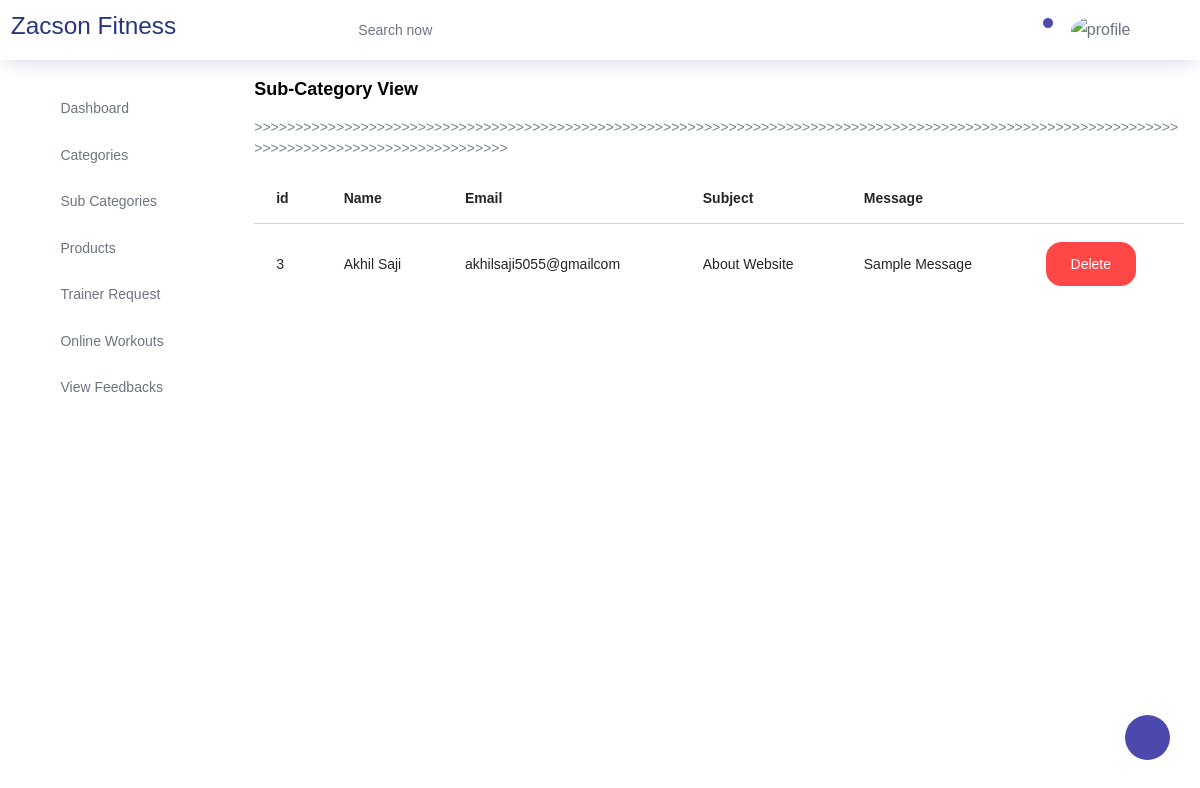
Page /Backend/view_feedback_page/ on the earlier database version.
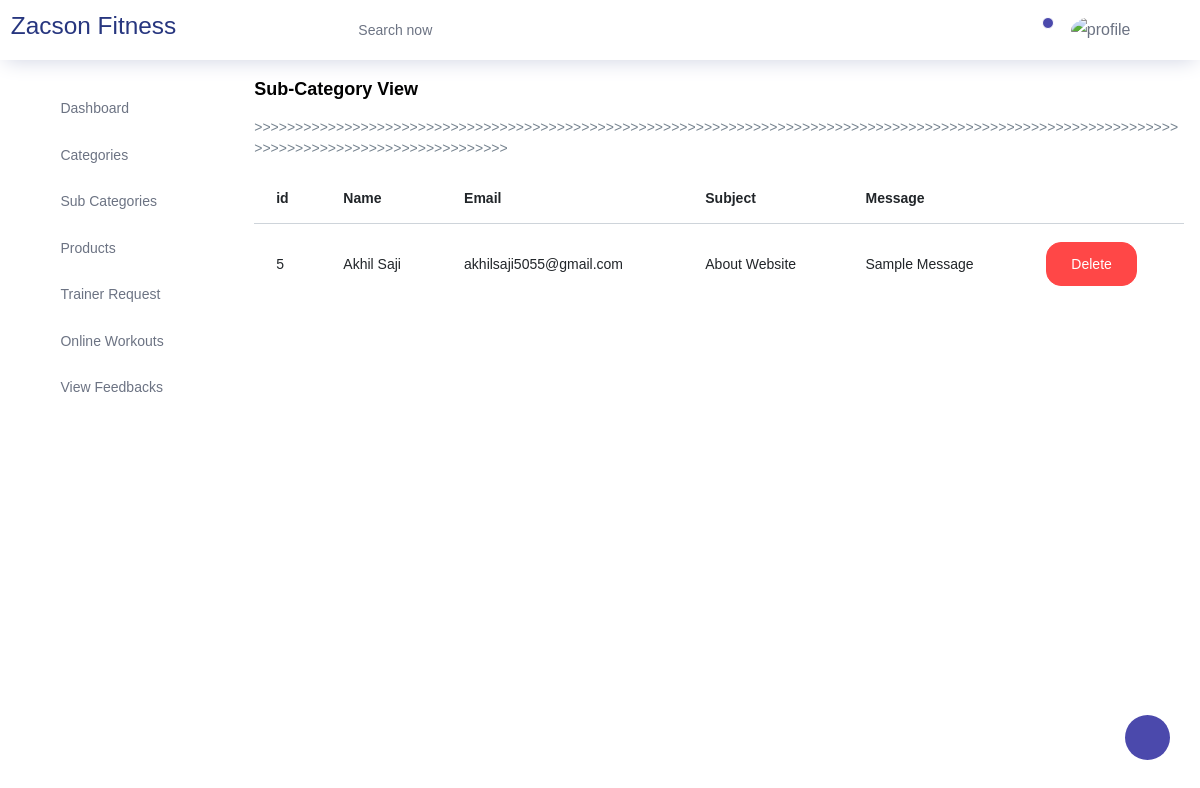
Same page on the later database version.
### Webapp/models.py (models this page shows)
class ContactDB(models.Model):
    fd_Name = models.CharField(max_length=100, null=True, blank=True)
    fd_Email = models.EmailField(max_length=100, null=True, blank=True)
    fd_Subject = models.CharField(max_length=100, null=True, blank=True)
    fd_Message = models.CharField(max_length=100, null=True, blank=True)

### Backend/views.py (the view)
# urls.py: path("view_feedback_page/", views.view_feedback_page, name="view_feedback_page"),
def view_feedback_page(request):
    data = ContactDB.objects.all()
    return render(request, "View_Feedbacks.html", {'data': data})

### Backend/templates/View_Feedbacks.html (shortened to what this page needs)
<!DOCTYPE html>
{% extends 'index.html' %}
{% block content %}
<html lang="en">
<head>
</head>
<body>
<div class="col-lg-10 grid-margin stretch-card">
              <div class="card">
                <div class="card-body">
                  <h4 class="card-title">Sub-Category View</h4>
                  <p class="card-description">
                    >>>>>>>>>>>>>>>>>>>>>>>>>>>>>>>>>>>>>>>>>>>>>>>>>>>>>>>>>>>>>>>>>>>>>>>>>>>>>>>>>>>>>>>>>>>>>>>>>>>>>>>>>>>>>>>>>>>>>>>>>>>>>>>>>>>>>>>>>>>>>>>>
                  </p>
                  <div class="table-responsive">
                    <table class="table">
                      <thead>
                        <tr>
                          <th>id</th>
                          <th>Name</th>
                          <th>Email</th>
                          <th>Subject</th>
                          <th>Message</th>
                        </tr>
                      </thead>
                      <tbody>
                      {% for i in data %}
                        <tr>
                          <td>{{i.id}}</td>
                          <td>{{i.fd_Name}}</td>
                          <td>{{i.fd_Email}}</td>
                          <td>{{i.fd_Subject}}</td>
                          <td>{{i.fd_Message}}</td>
                          <td>
                            <a href="{% url 'delete_feedback' f_id=i.id %}">
                              <button class="btn btn-danger">Delete</button>
                            </a>
                          </td>
                        </tr>
                      {% endfor %}
                      </tbody>
                    </table>
                  </div>
                </div>
              </div>
            </div>
</body>
</html>
{% endblock %}

Differences in the rows shown:
removed ContactDB: id "3", fd_Name "Akhil Saji", fd_Email "akhilsaji5055@gmailcom", fd_Subject "About Website", fd_Message "Sample Message"
added ContactDB: id "5", fd_Name "Akhil Saji", fd_Email "akhilsaji5055@gmail.com", fd_Subject "About Website", fd_Message "Sample Message"
